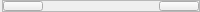
     <widget class="QWidget" name="bar" native="true">
      <property name="sizePolicy">
       <sizepolicy hsizetype="Preferred" vsizetype="Fixed">
        <horstretch>0</horstretch>
        <verstretch>0</verstretch>
       </sizepolicy>
      </property>
      <property name="minimumSize">
       <size>
        <width>0</width>
        <height>12</height>
       </size>
      </property>
      <property name="maximumSize">
       <size>
        <width>16777215</width>
        <height>11</height>
       </size>
      </property>
      <layout class="QHBoxLayout" name="horizontalLayout">
       <property name="spacing">
        <number>0</number>
       </property>
       <property name="leftMargin">
        <number>2</number>
       </property>
       <property name="topMargin">
        <number>0</number>
       </property>
       <property name="rightMargin">
        <number>0</number>
       </property>
       <property name="bottomMargin">
        <number>0</number>
       </property>
       <item>
        <widget class="QFrame" name="frame">
         <property name="frameShape">
          <enum>QFrame::StyledPanel</enum>
         </property>
         <property name="frameShadow">
          <enum>QFrame::Raised</enum>
         </property>
         <layout class="QHBoxLayout" name="horizontalLayout_2">
          <property name="leftMargin">
           <number>0</number>
          </property>
          <property name="topMargin">
           <number>0</number>
          </property>
          <property name="rightMargin">
           <number>0</number>
          </property>
          <property name="bottomMargin">
           <number>0</number>
          </property>
          <item>
           <widget class="QPushButton" name="collapse">
            <property name="cursor">
             <cursorShape>PointingHandCursor</cursorShape>
            </property>
            <property name="text">
             <string/>
            </property>
            <property name="icon">
             <iconset resource="QSS/QSS_Resources.qrc">
              <normaloff>:/icons/Icons/toolbar_separator_vertical.png</normaloff>:/icons/Icons/toolbar_separator_vertical.png</iconset>
            </property>
           </widget>
          </item>
          <item>
           <spacer name="horizontalSpacer">
            <property name="orientation">
             <enum>Qt::Horizontal</enum>
            </property>
            <property name="sizeHint" stdset="0">
             <size>
              <width>40</width>
              <height>20</height>
             </size>
            </property>
           </spacer>
          </item>
          <item>
           <widget class="QPushButton" name="close">
            <property name="cursor">
             <cursorShape>PointingHandCursor</cursorShape>
            </property>
            <property name="text">
             <string/>
            </property>
            <property name="icon">
             <iconset resource="QSS/QSS_Resources.qrc">
              <normaloff>:/icons/Icons/toolbar_separator_vertical.png</normaloff>:/icons/Icons/toolbar_separator_vertical.png</iconset>
            </property>
           </widget>
          </item>
         </layout>
        </widget>
       </item>
      </layout>
     </widget>
